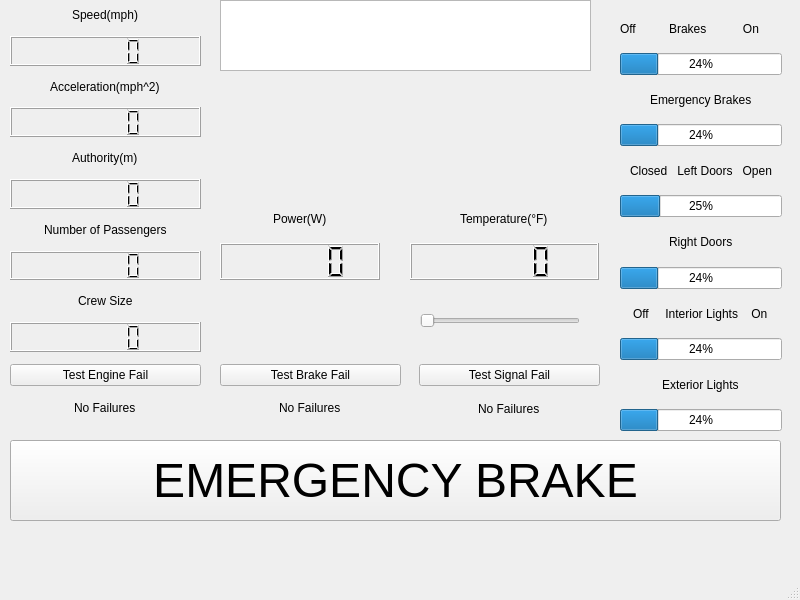
<?xml version="1.0" encoding="UTF-8"?>
<ui version="4.0">
 <class>trainUI</class>
 <widget class="QMainWindow" name="trainUI">
  <property name="geometry">
   <rect>
    <x>0</x>
    <y>0</y>
    <width>800</width>
    <height>600</height>
   </rect>
  </property>
  <property name="windowTitle">
   <string>trainUI</string>
  </property>
  <widget class="QWidget" name="centralwidget">
   <widget class="QLabel" name="label_16">
    <property name="geometry">
     <rect>
      <x>10</x>
      <y>190</y>
      <width>771</width>
      <height>161</height>
     </rect>
    </property>
    <property name="baseSize">
     <size>
      <width>10</width>
      <height>10</height>
     </size>
    </property>
    <property name="palette">
     <palette>
      <active>
       <colorrole role="Text">
        <brush brushstyle="SolidPattern">
         <color alpha="216">
          <red>242</red>
          <green>11</green>
          <blue>0</blue>
         </color>
        </brush>
       </colorrole>
       <colorrole role="PlaceholderText">
        <brush brushstyle="SolidPattern">
         <color alpha="128">
          <red>242</red>
          <green>11</green>
          <blue>0</blue>
         </color>
        </brush>
       </colorrole>
      </active>
      <inactive>
       <colorrole role="Text">
        <brush brushstyle="SolidPattern">
         <color alpha="216">
          <red>242</red>
          <green>11</green>
          <blue>0</blue>
         </color>
        </brush>
       </colorrole>
       <colorrole role="PlaceholderText">
        <brush brushstyle="SolidPattern">
         <color alpha="128">
          <red>242</red>
          <green>11</green>
          <blue>0</blue>
         </color>
        </brush>
       </colorrole>
      </inactive>
      <disabled>
       <colorrole role="Text">
        <brush brushstyle="SolidPattern">
         <color alpha="63">
          <red>255</red>
          <green>255</green>
          <blue>255</blue>
         </color>
        </brush>
       </colorrole>
       <colorrole role="PlaceholderText">
        <brush brushstyle="SolidPattern">
         <color alpha="128">
          <red>255</red>
          <green>255</green>
          <blue>255</blue>
         </color>
        </brush>
       </colorrole>
      </disabled>
     </palette>
    </property>
    <property name="font">
     <font>
      <family>Arial</family>
      <pointsize>50</pointsize>
      <weight>75</weight>
      <bold>true</bold>
     </font>
    </property>
    <property name="layoutDirection">
     <enum>Qt::LeftToRight</enum>
    </property>
    <property name="autoFillBackground">
     <bool>false</bool>
    </property>
    <property name="text">
     <string/>
    </property>
    <property name="alignment">
     <set>Qt::AlignCenter</set>
    </property>
   </widget>
   <widget class="QWidget" name="verticalLayoutWidget_2">
    <property name="geometry">
     <rect>
      <x>220</x>
      <y>364</y>
      <width>181</width>
      <height>61</height>
     </rect>
    </property>
    <layout class="QVBoxLayout" name="verticalLayout_2">
     <item>
      <widget class="QPushButton" name="BrakeFail">
       <property name="text">
        <string>Test Brake Fail</string>
       </property>
      </widget>
     </item>
     <item alignment="Qt::AlignHCenter|Qt::AlignVCenter">
      <widget class="QLabel" name="label_2">
       <property name="text">
        <string>No Failures</string>
       </property>
      </widget>
     </item>
    </layout>
   </widget>
   <widget class="QPushButton" name="pushButton">
    <property name="geometry">
     <rect>
      <x>10</x>
      <y>440</y>
      <width>771</width>
      <height>81</height>
     </rect>
    </property>
    <property name="palette">
     <palette>
      <active>
       <colorrole role="WindowText">
        <brush brushstyle="SolidPattern">
         <color alpha="216">
          <red>255</red>
          <green>0</green>
          <blue>12</blue>
         </color>
        </brush>
       </colorrole>
      </active>
      <inactive>
       <colorrole role="WindowText">
        <brush brushstyle="SolidPattern">
         <color alpha="216">
          <red>255</red>
          <green>0</green>
          <blue>12</blue>
         </color>
        </brush>
       </colorrole>
      </inactive>
      <disabled>
       <colorrole role="WindowText">
        <brush brushstyle="SolidPattern">
         <color alpha="63">
          <red>255</red>
          <green>255</green>
          <blue>255</blue>
         </color>
        </brush>
       </colorrole>
      </disabled>
     </palette>
    </property>
    <property name="font">
     <font>
      <pointsize>36</pointsize>
     </font>
    </property>
    <property name="text">
     <string>EMERGENCY BRAKE</string>
    </property>
   </widget>
   <widget class="QWidget" name="verticalLayoutWidget_7">
    <property name="geometry">
     <rect>
      <x>220</x>
      <y>200</y>
      <width>160</width>
      <height>80</height>
     </rect>
    </property>
    <layout class="QVBoxLayout" name="verticalLayout_7">
     <item alignment="Qt::AlignHCenter">
      <widget class="QLabel" name="label_17">
       <property name="text">
        <string>Power(W)</string>
       </property>
      </widget>
     </item>
     <item>
      <widget class="QLCDNumber" name="lcdNumber_7"/>
     </item>
    </layout>
   </widget>
   <widget class="QWidget" name="verticalLayoutWidget_6">
    <property name="geometry">
     <rect>
      <x>410</x>
      <y>200</y>
      <width>189</width>
      <height>80</height>
     </rect>
    </property>
    <layout class="QVBoxLayout" name="verticalLayout_6">
     <item alignment="Qt::AlignHCenter">
      <widget class="QLabel" name="label_15">
       <property name="text">
        <string>Temperature(°F)</string>
       </property>
      </widget>
     </item>
     <item>
      <widget class="QLCDNumber" name="lcdNumber_6"/>
     </item>
    </layout>
   </widget>
   <widget class="QWidget" name="verticalLayoutWidget">
    <property name="geometry">
     <rect>
      <x>10</x>
      <y>364</y>
      <width>191</width>
      <height>61</height>
     </rect>
    </property>
    <layout class="QVBoxLayout" name="verticalLayout">
     <item>
      <widget class="QPushButton" name="EngineFail">
       <property name="text">
        <string>Test Engine Fail</string>
       </property>
      </widget>
     </item>
     <item alignment="Qt::AlignHCenter|Qt::AlignVCenter">
      <widget class="QLabel" name="label">
       <property name="text">
        <string>No Failures</string>
       </property>
      </widget>
     </item>
    </layout>
   </widget>
   <widget class="QWidget" name="verticalLayoutWidget_4">
    <property name="geometry">
     <rect>
      <x>10</x>
      <y>0</y>
      <width>191</width>
      <height>352</height>
     </rect>
    </property>
    <layout class="QVBoxLayout" name="verticalLayout_4">
     <item alignment="Qt::AlignHCenter|Qt::AlignVCenter">
      <widget class="QLabel" name="label_4">
       <property name="text">
        <string>Speed(mph)</string>
       </property>
      </widget>
     </item>
     <item>
      <widget class="QLCDNumber" name="lcdNumber"/>
     </item>
     <item alignment="Qt::AlignHCenter">
      <widget class="QLabel" name="label_5">
       <property name="text">
        <string>Acceleration(mph^2)</string>
       </property>
      </widget>
     </item>
     <item>
      <widget class="QLCDNumber" name="lcdNumber_2"/>
     </item>
     <item alignment="Qt::AlignHCenter">
      <widget class="QLabel" name="label_6">
       <property name="text">
        <string>Authority(m)</string>
       </property>
      </widget>
     </item>
     <item>
      <widget class="QLCDNumber" name="lcdNumber_3"/>
     </item>
     <item alignment="Qt::AlignHCenter">
      <widget class="QLabel" name="label_7">
       <property name="text">
        <string>Number of Passengers</string>
       </property>
      </widget>
     </item>
     <item>
      <widget class="QLCDNumber" name="lcdNumber_4"/>
     </item>
     <item alignment="Qt::AlignHCenter">
      <widget class="QLabel" name="label_8">
       <property name="text">
        <string>Crew Size</string>
       </property>
      </widget>
     </item>
     <item>
      <widget class="QLCDNumber" name="lcdNumber_5"/>
     </item>
    </layout>
   </widget>
   <widget class="QWidget" name="verticalLayoutWidget_5">
    <property name="geometry">
     <rect>
      <x>620</x>
      <y>10</y>
      <width>162</width>
      <height>421</height>
     </rect>
    </property>
    <layout class="QVBoxLayout" name="verticalLayout_5">
     <item>
      <widget class="QLabel" name="label_9">
       <property name="text">
        <string>Off          Brakes           On</string>
       </property>
      </widget>
     </item>
     <item>
      <widget class="QProgressBar" name="progressBar">
       <property name="value">
        <number>24</number>
       </property>
      </widget>
     </item>
     <item alignment="Qt::AlignHCenter">
      <widget class="QLabel" name="label_10">
       <property name="text">
        <string>Emergency Brakes</string>
       </property>
      </widget>
     </item>
     <item>
      <widget class="QProgressBar" name="progressBar_2">
       <property name="value">
        <number>24</number>
       </property>
      </widget>
     </item>
     <item alignment="Qt::AlignHCenter">
      <widget class="QLabel" name="label_11">
       <property name="text">
        <string>Closed   Left Doors   Open</string>
       </property>
      </widget>
     </item>
     <item>
      <widget class="QProgressBar" name="progressBar_3">
       <property name="minimum">
        <number>0</number>
       </property>
       <property name="value">
        <number>25</number>
       </property>
      </widget>
     </item>
     <item alignment="Qt::AlignHCenter">
      <widget class="QLabel" name="label_12">
       <property name="text">
        <string>Right Doors</string>
       </property>
      </widget>
     </item>
     <item>
      <widget class="QProgressBar" name="progressBar_4">
       <property name="value">
        <number>24</number>
       </property>
      </widget>
     </item>
     <item alignment="Qt::AlignHCenter">
      <widget class="QLabel" name="label_13">
       <property name="text">
        <string>Off     Interior Lights    On</string>
       </property>
      </widget>
     </item>
     <item>
      <widget class="QProgressBar" name="progressBar_5">
       <property name="value">
        <number>24</number>
       </property>
      </widget>
     </item>
     <item alignment="Qt::AlignHCenter">
      <widget class="QLabel" name="label_14">
       <property name="text">
        <string>Exterior Lights</string>
       </property>
      </widget>
     </item>
     <item>
      <widget class="QProgressBar" name="progressBar_6">
       <property name="value">
        <number>24</number>
       </property>
      </widget>
     </item>
    </layout>
   </widget>
   <widget class="QWidget" name="verticalLayoutWidget_3">
    <property name="geometry">
     <rect>
      <x>419</x>
      <y>364</y>
      <width>181</width>
      <height>61</height>
     </rect>
    </property>
    <layout class="QVBoxLayout" name="verticalLayout_3">
     <item>
      <widget class="QPushButton" name="SignalFail">
       <property name="text">
        <string>Test Signal Fail</string>
       </property>
      </widget>
     </item>
     <item alignment="Qt::AlignHCenter">
      <widget class="QLabel" name="label_3">
       <property name="text">
        <string>No Failures</string>
       </property>
      </widget>
     </item>
    </layout>
   </widget>
   <widget class="QSlider" name="Temp_Change">
    <property name="geometry">
     <rect>
      <x>420</x>
      <y>310</y>
      <width>160</width>
      <height>22</height>
     </rect>
    </property>
    <property name="minimum">
     <number>60</number>
    </property>
    <property name="maximum">
     <number>80</number>
    </property>
    <property name="orientation">
     <enum>Qt::Horizontal</enum>
    </property>
   </widget>
   <widget class="QTextBrowser" name="textBrowser">
    <property name="geometry">
     <rect>
      <x>220</x>
      <y>0</y>
      <width>371</width>
      <height>71</height>
     </rect>
    </property>
    <property name="font">
     <font>
      <pointsize>36</pointsize>
      <weight>75</weight>
      <bold>true</bold>
     </font>
    </property>
    <property name="layoutDirection">
     <enum>Qt::LeftToRight</enum>
    </property>
    <property name="autoFillBackground">
     <bool>true</bool>
    </property>
   </widget>
  </widget>
  <widget class="QMenuBar" name="menubar">
   <property name="geometry">
    <rect>
     <x>0</x>
     <y>0</y>
     <width>800</width>
     <height>24</height>
    </rect>
   </property>
  </widget>
  <widget class="QStatusBar" name="statusbar"/>
 </widget>
 <resources/>
 <connections/>
</ui>
